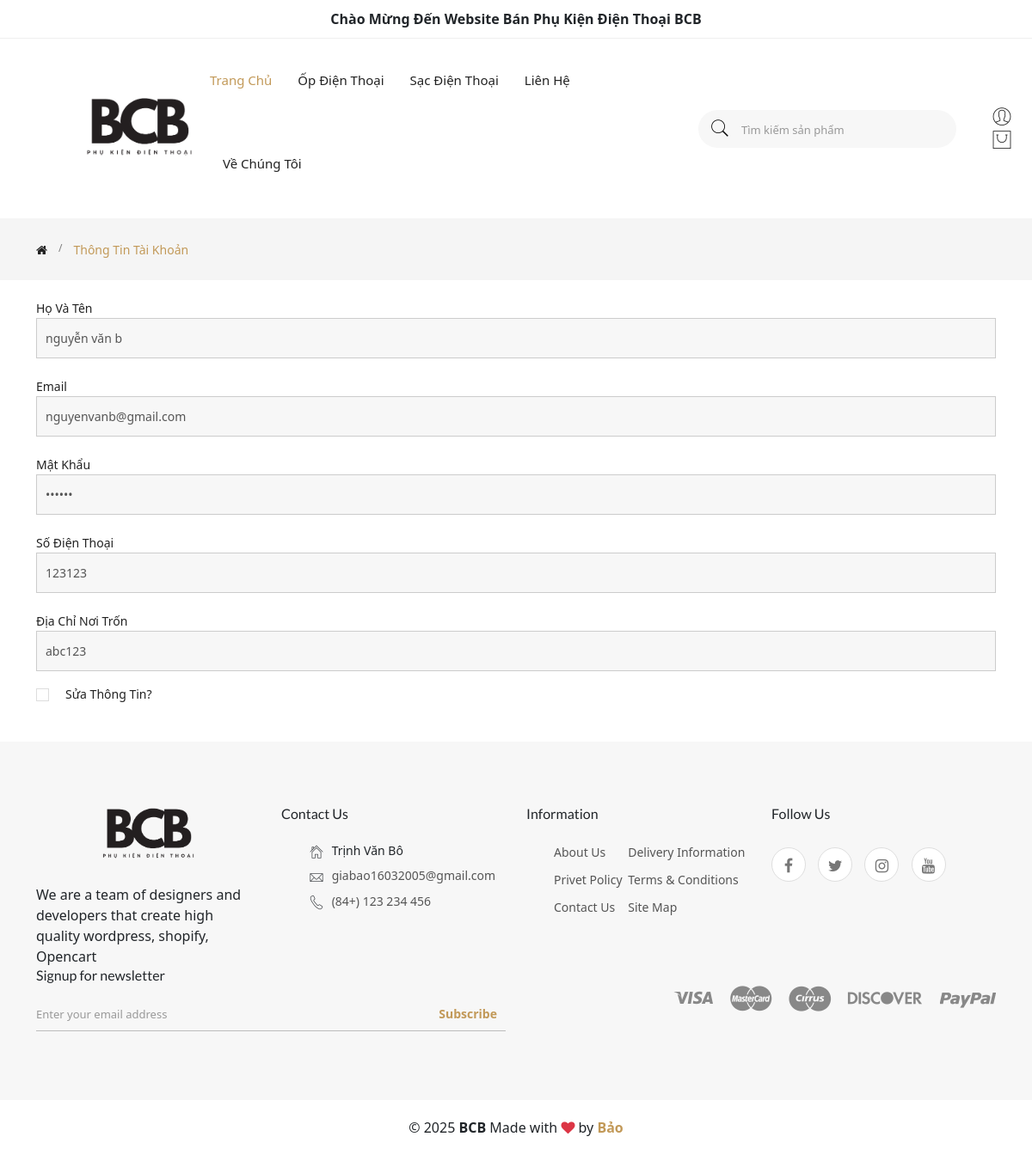
Page /?act=info-Acc&id=4 (signed in) on the committed database.
### tables this page shows
CREATE TABLE `danh_muc` (
  `dm_id` int NOT NULL,
  `ten_dm` varchar(255) NOT NULL,
  `an_hien` bit(1) DEFAULT b'1',
  `ngay_tao` datetime NOT NULL DEFAULT CURRENT_TIMESTAMP,
  `ngay_update` datetime NOT NULL DEFAULT CURRENT_TIMESTAMP
);

CREATE TABLE `taikhoan` (
  `tk_id` int NOT NULL,
  `ho_ten` varchar(255) NOT NULL,
  `dia_chi` varchar(255) NOT NULL,
  `email` varchar(255) NOT NULL,
  `sdt` varchar(11) NOT NULL,
  `mat_khau` varchar(255) NOT NULL,
  `role` bit(1) DEFAULT b'1',
  `ngay_tao` datetime NOT NULL DEFAULT CURRENT_TIMESTAMP,
  `ngay_update` datetime NOT NULL DEFAULT CURRENT_TIMESTAMP,
  `an_hien` bit(1) DEFAULT b'1'
);

### controllers/HomeController.php (called while the page is built, shortened)
<?php
require_once "models/Category.php";
require_once "models/taikhoan.php";
class HomeController
{
    private $category;
    public $taikhoan;
    public function __construct()
    {
        $this->category = new Category();
        $this->taikhoan = new Taikhoan();
    }
    public function infoAcc()
    {
        $tk_id = $_GET['id'];
        $listCategory = $this->category->getAllCategory();
        $TKById = $this->taikhoan->getTKById($tk_id);
        require_once './views/infoAcc.php';
    }
}

### index.php (called while the page is built, shortened)
<?php
require_once './commons/function.php';
require_once './controllers/HomeController.php';
require_once './models/Category.php';
require_once './models/Taikhoan.php';
$act = $_GET['act'] ?? 'trang-chu';
match ($act) {
    'trang-chu' => (new HomeController())->trangchu(),
    'gioi-thieu' => (new HomeController())->gioiThieu(),
    'chi-tiet-san-pham' => (new ProductController())->chiTietProduct(),
    'san-pham-theo-danh-muc' => (new ProductController())->productCategory(),
    'dang-nhap' => (new HomeController())->formDangNhap(),
    'check-dang-nhap' => (new HomeController())->dangNhap(),
    'dang-ky' => (new HomeController())->formDangKy(),
    'check-dang-ky' => (new HomeController())->dangKy(),
    'dang-xuat' => (new HomeController())->logout(),
    'xoa-ghi-nho' => (new HomeController())->xoaCookie(),
    'lien-he' => (new HomeController())->lienHe(),
    'thanh-toan' => (new HomeController())->thanhToan(),
    'them-vao-gio-hang' => (new CartController())->addToCart(),
    'gio-hang' => (new CartController())->showCart(),
    'xoa-gio-hang' => (new CartController())->deleteCart(),
    'xac-nhan-don' => (new OrderController())->xacNhanDon(),
    'lich-su-don' => (new OrderController())->orderHistory(),
    'chi-tiet-don-hang' => (new OrderController())->detailOrder(),
    'info-Acc' => (new HomeController())-> infoAcc(),
    'edit-thong-tin' => (new HomeController())-> editInfo(),
    'addBinhLuan' => (new HomeController())->addBinhLuan(),
    'danh-gia' => (new OrderController())->showReviewForm(),
    'addEvaluation' => (new HomeController())->addEvaluation(),
};

### commons/function.php (called while the page is built, shortened)
<?php
function connectDB()
{
    $host = DB_HOST;
    $port = DB_PORT;
    $dbname = DB_NAME;
    try {
        $conn = new PDO("mysql:host=$host;port=$port;dbname=$dbname", DB_USERNAME, DB_PASSWORD);
        $conn->setAttribute(PDO::ATTR_ERRMODE, PDO::ERRMODE_EXCEPTION);
        $conn->setAttribute(PDO::ATTR_DEFAULT_FETCH_MODE, PDO::FETCH_ASSOC);
        return $conn;
    } catch (PDOException $e) {
        echo("Connection failed: " . $e->getMessage());
    }
}

### models/Category.php (called while the page is built)
<?php
class Category
{
    public $conn;
    public function __construct()
    {
        $this->conn = connectDB();
    }
    public function getAllCategory()
    {
        try {
            $sql = "SELECT * FROM danh_muc";
            $stmt = $this->conn->prepare($sql);
            $stmt->execute();
            return $stmt->fetchAll();
        } catch (Exception $e) {
            echo 'Lỗi getAllCategory() '.$e->getMessage();
        }
    }
}

### models/Taikhoan.php (called while the page is built, shortened)
<?php
class Taikhoan
{
    public $conn;
    public function __construct()
    {
        $this->conn = connectDB();
    }
    public function getTKById($tk_id)
    {
        try {
            $sql = "SELECT * FROM taikhoan WHERE tk_id = :tk_id";
            $stmt = $this->conn->prepare($sql);
            $stmt->execute([
                ':tk_id' => $tk_id
            ]);
            return $stmt->fetch();
        } catch (Exception $e) {
            echo 'Lỗi getTKById() '.$e->getMessage();
        }
    }
}

### views/infoAcc.php (the view, shortened to what this page needs)
<!doctype html>
<html class="no-js" lang="zxx">
<head>
    <link rel="stylesheet" href="assets/css/vendor/bootstrap.min.css">
    <link rel="stylesheet" href="assets/css/vendor/pe-icon-7-stroke.css">
    <link rel="stylesheet" href="assets/css/vendor/font-awesome.min.css">
    <link rel="stylesheet" href="assets/css/plugins/slick.min.css">
    <link rel="stylesheet" href="assets/css/plugins/animate.css">
    <link rel="stylesheet" href="assets/css/plugins/nice-select.css">
    <link rel="stylesheet" href="assets/css/plugins/jqueryui.min.css">
    <link rel="stylesheet" href="assets/css/style.css">
    <link href="https://cdn.jsdelivr.net/npm/bootstrap@5.0.2/dist/css/bootstrap.min.css" rel="stylesheet"
>
        <link href="https://cdn.jsdelivr.net/npm/bootstrap@5.3.2/dist/css/bootstrap.min.css" rel="stylesheet">
</head>
<body>
    <?php include_once "views/layout/header.php" ?>
    <main>
        <div class="breadcrumb-area">
            <div class="container">
                <div class="row">
                    <div class="col-12">
                        <div class="breadcrumb-wrap">
                            <nav aria-label="breadcrumb">
                                <ul class="breadcrumb">
                                    <li class="breadcrumb-item"><a
                                            href="<?= BASE_URL?>"><i
                                                class="fa fa-home"></i></a></li>
                                    <li class="breadcrumb-item active" aria-current="page">Thông tin tài khoản</li>
                                </ul>
                            </nav>
                        </div>
                    </div>
                </div>
            </div>
        </div>
        <div class="container">
            <div class="col-lg-12">
                <div class="checkout-billing-details-wrap">
                    <div class="billing-form-wrap mt-3">
                        <div class="single-input-item">
                            <label for="ho_ten">Họ và tên</label>
                            <input type="text" placeholder="Tên đăng nhập" name="ho_ten"
                                value="<?= $TKById['ho_ten'] ?>"
                                readonly>
                        </div>
                        <div class="single-input-item">
                            <label for="email">Email</label>
                            <input type="email" placeholder="email@gmail.com" name="email"
                                value="<?= $TKById['email'] ?>"
                                readonly>
                        </div>
                        <div class="single-input-item">
                            <label for="mat_khau">Mật khẩu</label>
                            <input type="password" placeholder="email@gmail.com" name="mat_khau"
                                value="<?= $TKById['mat_khau'] ?>"
                                readonly>
                        </div>
                        <div class="single-input-item">
                            <label for="sdt">Số điện thoại</label>
                            <input type="text" placeholder="Số điện thoại" name="sdt"
                                value="<?= $TKById['sdt'] ?>"
                                readonly>
                        </div>
                        <div class="single-input-item">
                            <label for="dia_chi">Địa chỉ nơi trốn</label>
                            <input type="text" placeholder="Địa chỉ nơi trốn" name="dia_chi"
                                value="<?= $TKById['dia_chi'] ?>"
                                readonly>
                        </div>
                        <div class="checkout-box-wrap">
                            <div class="single-input-item">
                                <div class="custom-control custom-checkbox">
                                    <label class="custom-control-label" for="ship_to_different">Sửa thông tin?</label>
                                </div>
                            </div>
                        </div>
                    </div>
                </div>
            </div>
        </div>
        <br> <br>
    </main>
    <?php include_once "views/layout/footer.php" ?>
</body>
</html>

### views/layout/menu.php
<nav class="desktop-menu">
    <ul>
        <li class="active"><a href="<?= BASE_URL?>" style="text-decoration:none;">trang chủ</a>
        </li>
        <?php foreach ($listCategory as $category) {?>
        <li class="position-static"><a style="text-decoration:none;"
                href="<?php echo BASE_URL.'?act=san-pham-theo-danh-muc&id='.$category['dm_id'] ?>"><?= $category['ten_dm'] ?></a>
        </li>
        <?php  } ; ?>
        <li><a href="<?= BASE_URL.'?act=lien-he'?>" style="text-decoration:none;">liên hệ</a>
        </li>
        <li><a
                href="<?= BASE_URL.'?act=gioi-thieu'?>" style="text-decoration:none;">Về
                chúng tôi</a></li>
    </ul>
</nav>

### views/infoAcc.php (style rules this page uses)
a, a:hover { text-decoration: none; }

### rows in the picture
danh_muc: ten_dm "Ốp Điện Thoại"
danh_muc: ten_dm "Sạc Điện Thoại"
taikhoan: ho_ten "nguyễn văn b", email "nguyenvanb@gmail.com", sdt "123123", dia_chi "abc123"
